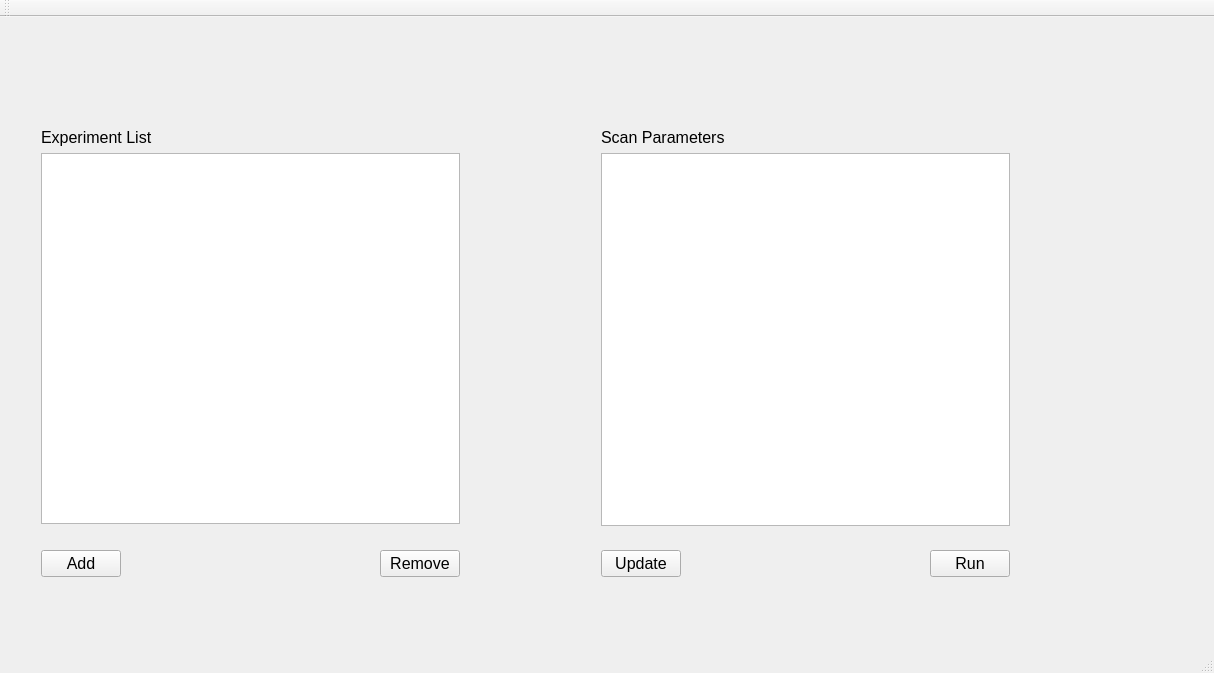
<?xml version="1.0" encoding="UTF-8"?>
<ui version="4.0">
 <class>smartfMRIClass</class>
 <widget class="QMainWindow" name="smartfMRIClass">
  <property name="geometry">
   <rect>
    <x>0</x>
    <y>0</y>
    <width>1214</width>
    <height>673</height>
   </rect>
  </property>
  <property name="windowTitle">
   <string>Paradigm Manager</string>
  </property>
  <widget class="QWidget" name="centralWidget">
   <widget class="QWidget" name="layoutWidget">
    <property name="geometry">
     <rect>
      <x>30</x>
      <y>100</y>
      <width>441</width>
      <height>471</height>
     </rect>
    </property>
    <property name="font">
     <font>
      <pointsize>12</pointsize>
     </font>
    </property>
    <layout class="QGridLayout" name="gridLayout">
     <item row="2" column="1">
      <spacer name="verticalSpacer">
       <property name="font">
        <font>
         <pointsize>12</pointsize>
        </font>
       </property>
       <property name="orientation">
        <enum>Qt::Vertical</enum>
       </property>
       <property name="sizeType">
        <enum>QSizePolicy::Preferred</enum>
       </property>
       <property name="sizeHint" stdset="0">
        <size>
         <width>20</width>
         <height>20</height>
        </size>
       </property>
      </spacer>
     </item>
     <item row="3" column="0">
      <widget class="QPushButton" name="addButton">
       <property name="font">
        <font>
         <pointsize>12</pointsize>
        </font>
       </property>
       <property name="text">
        <string>Add</string>
       </property>
      </widget>
     </item>
     <item row="3" column="1">
      <spacer name="horizontalSpacer">
       <property name="font">
        <font>
         <pointsize>12</pointsize>
        </font>
       </property>
       <property name="orientation">
        <enum>Qt::Horizontal</enum>
       </property>
       <property name="sizeHint" stdset="0">
        <size>
         <width>40</width>
         <height>20</height>
        </size>
       </property>
      </spacer>
     </item>
     <item row="3" column="2">
      <widget class="QPushButton" name="removeButton">
       <property name="font">
        <font>
         <pointsize>12</pointsize>
        </font>
       </property>
       <property name="text">
        <string>Remove</string>
       </property>
      </widget>
     </item>
     <item row="0" column="0" colspan="3">
      <widget class="QLabel" name="label">
       <property name="font">
        <font>
         <pointsize>12</pointsize>
        </font>
       </property>
       <property name="text">
        <string>Experiment List</string>
       </property>
      </widget>
     </item>
     <item row="1" column="0" colspan="3">
      <widget class="QListView" name="experimentlistView">
       <property name="font">
        <font>
         <pointsize>12</pointsize>
        </font>
       </property>
      </widget>
     </item>
    </layout>
   </widget>
   <widget class="QWidget" name="layoutWidget">
    <property name="geometry">
     <rect>
      <x>590</x>
      <y>100</y>
      <width>431</width>
      <height>471</height>
     </rect>
    </property>
    <property name="font">
     <font>
      <pointsize>12</pointsize>
     </font>
    </property>
    <layout class="QGridLayout" name="gridLayout_2">
     <item row="0" column="0" colspan="3">
      <widget class="QLabel" name="label_2">
       <property name="font">
        <font>
         <pointsize>12</pointsize>
        </font>
       </property>
       <property name="text">
        <string>Scan Parameters</string>
       </property>
      </widget>
     </item>
     <item row="3" column="1">
      <spacer name="horizontalSpacer_2">
       <property name="font">
        <font>
         <pointsize>12</pointsize>
        </font>
       </property>
       <property name="orientation">
        <enum>Qt::Horizontal</enum>
       </property>
       <property name="sizeHint" stdset="0">
        <size>
         <width>138</width>
         <height>20</height>
        </size>
       </property>
      </spacer>
     </item>
     <item row="3" column="2">
      <widget class="QPushButton" name="runPushButton">
       <property name="font">
        <font>
         <pointsize>12</pointsize>
        </font>
       </property>
       <property name="text">
        <string>Run</string>
       </property>
      </widget>
     </item>
     <item row="2" column="1">
      <spacer name="verticalSpacer_2">
       <property name="font">
        <font>
         <pointsize>12</pointsize>
        </font>
       </property>
       <property name="orientation">
        <enum>Qt::Vertical</enum>
       </property>
       <property name="sizeType">
        <enum>QSizePolicy::Preferred</enum>
       </property>
       <property name="sizeHint" stdset="0">
        <size>
         <width>20</width>
         <height>18</height>
        </size>
       </property>
      </spacer>
     </item>
     <item row="3" column="0">
      <widget class="QPushButton" name="updataPushButton">
       <property name="font">
        <font>
         <pointsize>12</pointsize>
        </font>
       </property>
       <property name="text">
        <string>Update</string>
       </property>
      </widget>
     </item>
     <item row="1" column="0" colspan="3">
      <widget class="QTableView" name="scanParameterTableView">
       <property name="font">
        <font>
         <pointsize>12</pointsize>
        </font>
       </property>
      </widget>
     </item>
    </layout>
   </widget>
  </widget>
  <widget class="QMenuBar" name="menuBar">
   <property name="geometry">
    <rect>
     <x>0</x>
     <y>0</y>
     <width>1214</width>
     <height>26</height>
    </rect>
   </property>
  </widget>
  <widget class="QToolBar" name="mainToolBar">
   <attribute name="toolBarArea">
    <enum>TopToolBarArea</enum>
   </attribute>
   <attribute name="toolBarBreak">
    <bool>false</bool>
   </attribute>
  </widget>
  <widget class="QStatusBar" name="statusBar"/>
 </widget>
 <layoutdefault spacing="6" margin="11"/>
 <resources>
  <include location="smartfmri.qrc"/>
 </resources>
 <connections/>
</ui>
